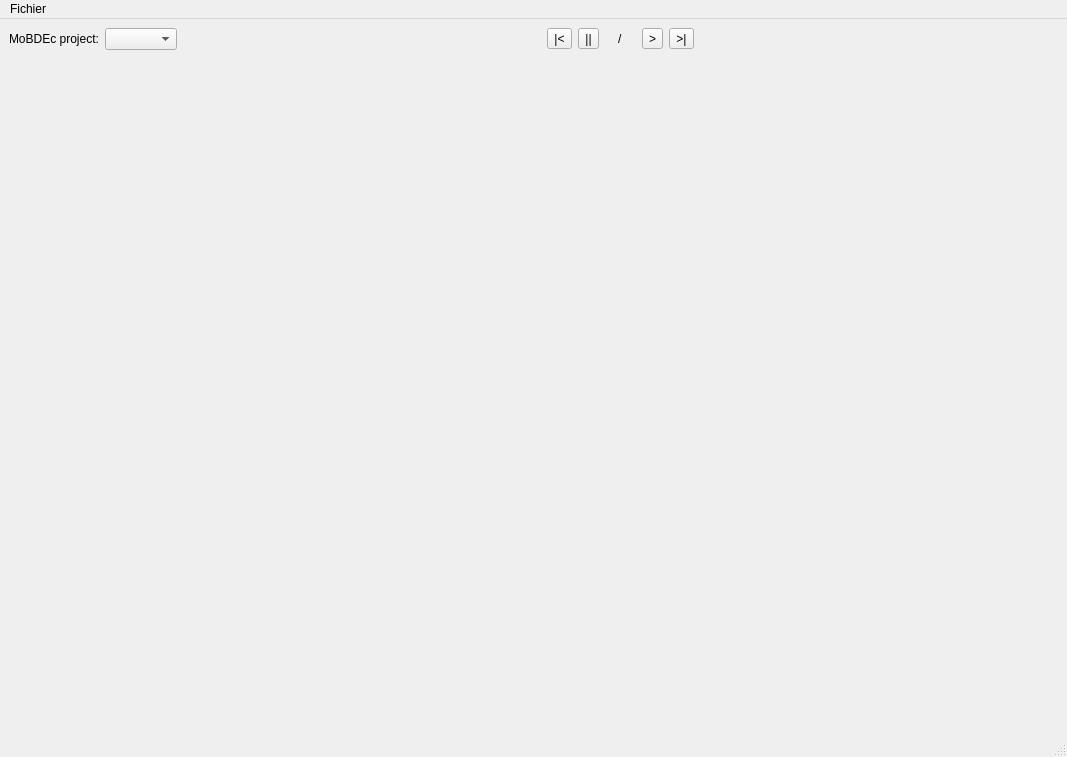
<?xml version="1.0" encoding="UTF-8"?>
<ui version="4.0">
 <class>ui_MainWindow</class>
 <widget class="QMainWindow" name="ui_MainWindow">
  <property name="geometry">
   <rect>
    <x>0</x>
    <y>0</y>
    <width>1067</width>
    <height>757</height>
   </rect>
  </property>
  <property name="windowTitle">
   <string>MainWindow</string>
  </property>
  <widget class="QWidget" name="centralwidget">
   <layout class="QGridLayout" name="gridLayout_2">
    <item row="0" column="0">
     <layout class="QGridLayout" name="grid_layout" rowstretch="10,90" columnstretch="20,80,0">
      <item row="1" column="0">
       <widget class="MobdecProjectOption" name="widget_mobdec_project_option" native="true">
        <property name="sizePolicy">
         <sizepolicy hsizetype="Preferred" vsizetype="Preferred">
          <horstretch>0</horstretch>
          <verstretch>0</verstretch>
         </sizepolicy>
        </property>
       </widget>
      </item>
      <item row="0" column="0" colspan="3">
       <layout class="QHBoxLayout" name="horizontalLayout">
        <item>
         <widget class="QLabel" name="label_mobdec_project">
          <property name="text">
           <string>MoBDEc project:</string>
          </property>
         </widget>
        </item>
        <item>
         <widget class="QComboBox" name="combo_box_mobdec_project_list"/>
        </item>
        <item>
         <spacer name="horizontalSpacer_2">
          <property name="orientation">
           <enum>Qt::Horizontal</enum>
          </property>
          <property name="sizeHint" stdset="0">
           <size>
            <width>40</width>
            <height>20</height>
           </size>
          </property>
         </spacer>
        </item>
        <item>
         <widget class="QToolButton" name="tool_button_previous_frame">
          <property name="text">
           <string>|&lt;</string>
          </property>
         </widget>
        </item>
        <item>
         <widget class="QToolButton" name="tool_button_pause">
          <property name="text">
           <string>||</string>
          </property>
         </widget>
        </item>
        <item>
         <widget class="QLabel" name="label_current_frame">
          <property name="text">
           <string/>
          </property>
         </widget>
        </item>
        <item>
         <widget class="QLabel" name="label_slash">
          <property name="text">
           <string>/</string>
          </property>
         </widget>
        </item>
        <item>
         <widget class="QLabel" name="label_total_frame">
          <property name="text">
           <string/>
          </property>
         </widget>
        </item>
        <item>
         <widget class="QToolButton" name="tool_button_play">
          <property name="text">
           <string>&gt;</string>
          </property>
         </widget>
        </item>
        <item>
         <widget class="QToolButton" name="tool_button_next_frame">
          <property name="text">
           <string>&gt;|</string>
          </property>
         </widget>
        </item>
        <item>
         <spacer name="horizontalSpacer">
          <property name="orientation">
           <enum>Qt::Horizontal</enum>
          </property>
          <property name="sizeHint" stdset="0">
           <size>
            <width>40</width>
            <height>20</height>
           </size>
          </property>
         </spacer>
        </item>
       </layout>
      </item>
      <item row="1" column="1" colspan="2">
       <layout class="QGridLayout" name="grid_layout_view"/>
      </item>
     </layout>
    </item>
   </layout>
   <zorder></zorder>
  </widget>
  <widget class="QMenuBar" name="menubar">
   <property name="geometry">
    <rect>
     <x>0</x>
     <y>0</y>
     <width>1067</width>
     <height>25</height>
    </rect>
   </property>
   <widget class="QMenu" name="menuFichier">
    <property name="title">
     <string>Fichier</string>
    </property>
    <addaction name="actionOuvrir"/>
    <addaction name="actionQuitter"/>
   </widget>
   <addaction name="menuFichier"/>
  </widget>
  <widget class="QStatusBar" name="statusbar"/>
  <action name="actionOuvrir">
   <property name="text">
    <string>Ouvrir...</string>
   </property>
  </action>
  <action name="actionQuitter">
   <property name="text">
    <string>Quitter</string>
   </property>
  </action>
 </widget>
 <customwidgets>
  <customwidget>
   <class>MobdecProjectOption</class>
   <extends>QWidget</extends>
   <header location="global">view/mobdecProjectOption.h</header>
   <container>1</container>
  </customwidget>
 </customwidgets>
 <resources/>
 <connections/>
</ui>
